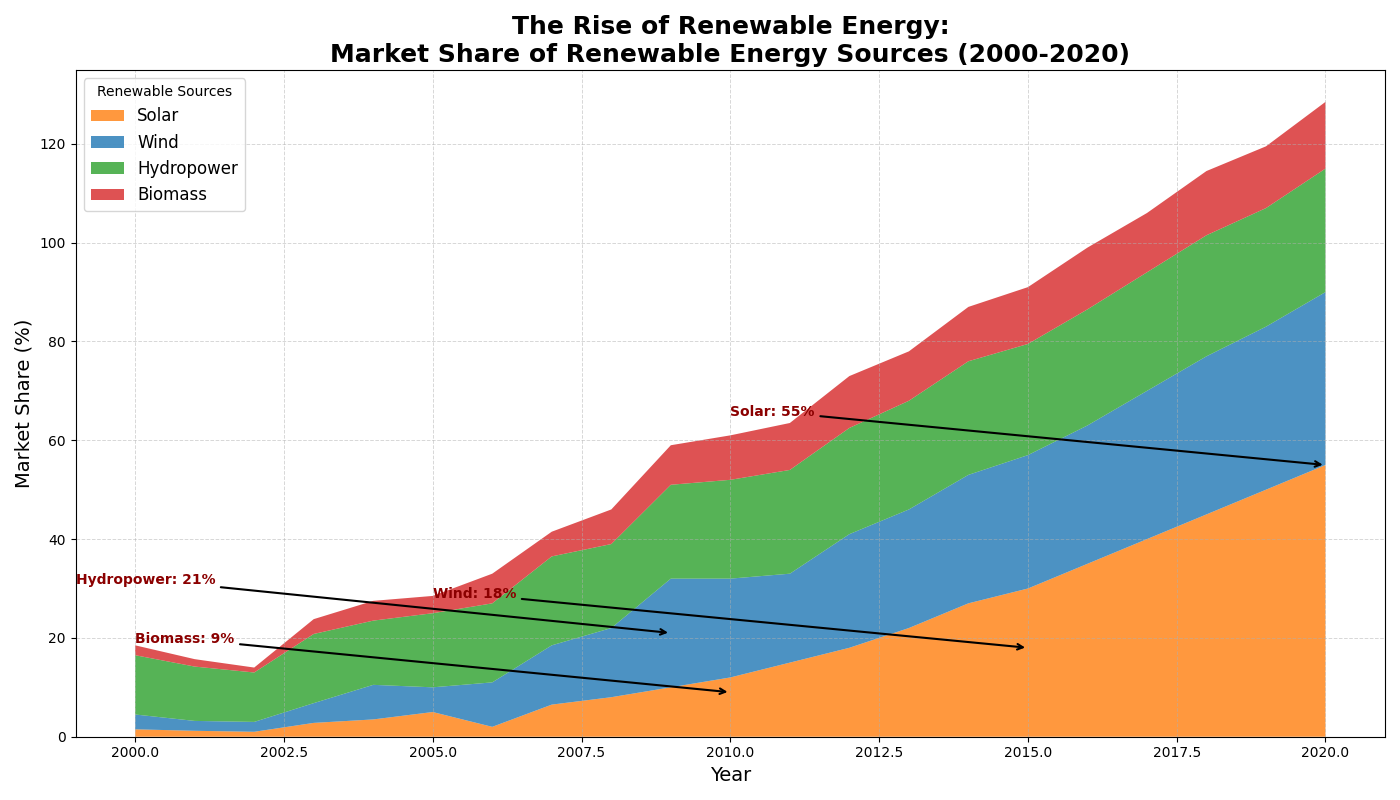

Write the Python code that produced this figure.
import numpy as np
import matplotlib.pyplot as plt

# Define the years for the x-axis
years = np.arange(2000, 2021)

# Data for the market share percentages for renewable energy sources (shuffled content)
solar = np.array([1.5, 1.2, 1, 2.8, 3.5, 5, 2, 6.5, 8, 10, 12, 15, 18, 22, 27, 30, 35, 40, 45, 50, 55])
wind = np.array([3, 2, 2, 4, 7, 5, 9, 12, 14, 22, 20, 18, 23, 24, 26, 27, 28, 30, 32, 33, 35])
hydro = np.array([12, 11, 10, 14, 13, 15, 16, 18, 17, 19, 20, 21, 21.5, 22, 23, 22.5, 23.5, 24, 24.5, 24, 25])
biomass = np.array([2, 1.5, 1, 3, 4, 3.5, 6, 5, 7, 8, 9, 9.5, 10.5, 10, 11, 11.5, 12.5, 12, 13, 12.5, 13.5])

energy_data = np.vstack([solar, wind, hydro, biomass])

fig, ax = plt.subplots(figsize=(14, 8))

colors = ['#ff7f0e', '#1f77b4', '#2ca02c', '#d62728']
labels = ['Solar', 'Wind', 'Hydropower', 'Biomass']

ax.stackplot(years, energy_data, labels=labels, colors=colors, alpha=0.8)

ax.set_title('The Rise of Renewable Energy:\nMarket Share of Renewable Energy Sources (2000-2020)', fontsize=18, fontweight='bold', ha='center')
ax.set_xlabel('Year', fontsize=14)
ax.set_ylabel('Market Share (%)', fontsize=14)

ax.legend(loc='upper left', fontsize=12, title='Renewable Sources')

significant_years = {
    'Solar': 2020,
    'Wind': 2015,
    'Hydropower': 2009,
    'Biomass': 2010
}
annotations = {
    'Solar': 55,
    'Wind': 18,
    'Hydropower': 21,
    'Biomass': 9
}

for source, year in significant_years.items():
    ax.annotate(f"{source}: {annotations[source]}%",
                xy=(year, annotations[source]), 
                xytext=(year - 10, annotations[source] + 10),
                arrowprops=dict(facecolor='black', arrowstyle='->', lw=1.5),
                fontsize=10, fontweight='bold', color='darkred')

ax.grid(linestyle='--', linewidth=0.7, alpha=0.5)

plt.tight_layout()
plt.show()
